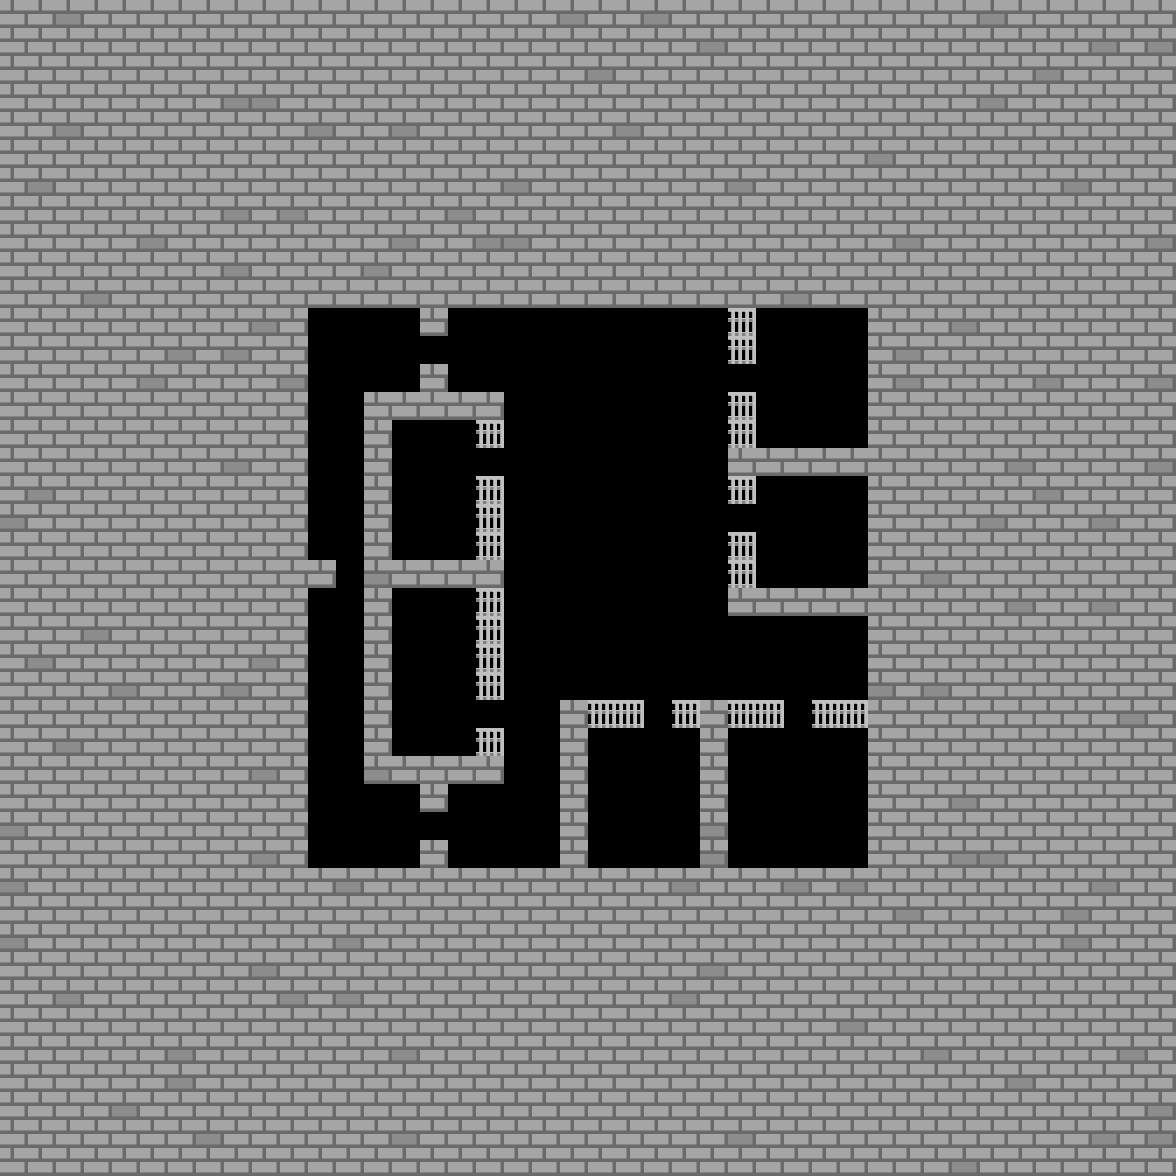

This is a level from a 2D game, rendered from its Tiled map with the project's own tilesets. A one-line summary and the map file follow, with tile-layer data summarised:
An orthogonal 42x42 tile map with 28x28 px tiles, 1 tile layer (Map) and 366 objects (322x Unexplored, 6x IronDoor, 3x IronDoor2, 2x CloseChest, UpStairs, ...).

<map version="1.10" tiledversion="1.11.2" orientation="orthogonal" renderorder="right-down" width="42" height="42" tilewidth="28" tileheight="28" infinite="0" nextlayerid="7" nextobjectid="1425">
 <editorsettings>
  <export target="Area2_6.json" format="json" />
 </editorsettings>
 <tileset firstgid="1" source="Resource.tsx" />
 <layer id="1" name="Map" width="42" height="42">
  <data>[1764 cells, 1764 non-empty, 4 distinct tile ids]</data>
 </layer>
 <objectgroup id="2" name="Object">
  <object id="1" name="UpStairs" gid="9" x="308" y="336" width="28" height="28" />
  <object id="2" name="DownStairs" gid="10" x="392" y="560" width="28" height="28" />
  <object id="3" name="IronDoor2" gid="25" x="420" y="364" width="28" height="28" />
  <object id="4" name="IronDoor2" gid="25" x="336" y="588" width="28" height="28" />
  <object id="5" name="IronDoor2" gid="25" x="420" y="840" width="28" height="28" />
  <object id="6" name="IronDoor" gid="19" x="476" y="476" width="28" height="28" />
  <object id="7" name="IronDoor" gid="19" x="728" y="392" width="28" height="28" />
  <object id="8" name="IronDoor" gid="19" x="728" y="532" width="28" height="28" />
  <object id="9" name="IronDoor" gid="19" x="476" y="728" width="28" height="28" />
  <object id="10" name="IronDoor" gid="19" x="644" y="728" width="28" height="28" />
  <object id="11" name="IronDoor" gid="19" x="784" y="728" width="28" height="28" />
  <object id="1423" name="CloseChest" gid="11" x="616" y="420" width="28" height="28" />
  <object id="1424" name="CloseChest" gid="11" x="616" y="616" width="28" height="28" />
 </objectgroup>
 <objectgroup id="6" name="Unexplored">
  <object id="1101" name="Unexplored" gid="8" x="448" y="336" width="28" height="28" />
  <object id="1102" name="Unexplored" gid="8" x="476" y="336" width="28" height="28" />
  <object id="1103" name="Unexplored" gid="8" x="504" y="336" width="28" height="28" />
  <object id="1104" name="Unexplored" gid="8" x="532" y="336" width="28" height="28" />
  <object id="1105" name="Unexplored" gid="8" x="560" y="336" width="28" height="28" />
  <object id="1106" name="Unexplored" gid="8" x="588" y="336" width="28" height="28" />
  <object id="1107" name="Unexplored" gid="8" x="616" y="336" width="28" height="28" />
  <object id="1108" name="Unexplored" gid="8" x="644" y="336" width="28" height="28" />
  <object id="1109" name="Unexplored" gid="8" x="672" y="336" width="28" height="28" />
  <object id="1110" name="Unexplored" gid="8" x="700" y="336" width="28" height="28" />
  <object id="1111" name="Unexplored" gid="8" x="728" y="336" width="28" height="28" />
  <object id="1112" name="Unexplored" gid="8" x="756" y="336" width="28" height="28" />
  <object id="1113" name="Unexplored" gid="8" x="784" y="336" width="28" height="28" />
  <object id="1114" name="Unexplored" gid="8" x="812" y="336" width="28" height="28" />
  <object id="1115" name="Unexplored" gid="8" x="840" y="336" width="28" height="28" />
  <object id="1116" name="Unexplored" gid="8" x="840" y="364" width="28" height="28" />
  <object id="1117" name="Unexplored" gid="8" x="784" y="364" width="28" height="28" />
  <object id="1118" name="Unexplored" gid="8" x="812" y="364" width="28" height="28" />
  <object id="1119" name="Unexplored" gid="8" x="756" y="364" width="28" height="28" />
  <object id="1120" name="Unexplored" gid="8" x="728" y="364" width="28" height="28" />
  <object id="1121" name="Unexplored" gid="8" x="700" y="364" width="28" height="28" />
  <object id="1122" name="Unexplored" gid="8" x="672" y="364" width="28" height="28" />
  <object id="1123" name="Unexplored" gid="8" x="644" y="364" width="28" height="28" />
  <object id="1124" name="Unexplored" gid="8" x="616" y="364" width="28" height="28" />
  <object id="1125" name="Unexplored" gid="8" x="588" y="364" width="28" height="28" />
  <object id="1126" name="Unexplored" gid="8" x="560" y="364" width="28" height="28" />
  <object id="1127" name="Unexplored" gid="8" x="532" y="364" width="28" height="28" />
  <object id="1128" name="Unexplored" gid="8" x="504" y="364" width="28" height="28" />
  <object id="1129" name="Unexplored" gid="8" x="476" y="364" width="28" height="28" />
  <object id="1130" name="Unexplored" gid="8" x="448" y="364" width="28" height="28" />
  <object id="1131" name="Unexplored" gid="8" x="448" y="392" width="28" height="28" />
  <object id="1132" name="Unexplored" gid="8" x="476" y="392" width="28" height="28" />
  <object id="1133" name="Unexplored" gid="8" x="504" y="392" width="28" height="28" />
  <object id="1134" name="Unexplored" gid="8" x="532" y="392" width="28" height="28" />
  <object id="1135" name="Unexplored" gid="8" x="560" y="392" width="28" height="28" />
  <object id="1136" name="Unexplored" gid="8" x="588" y="392" width="28" height="28" />
  <object id="1137" name="Unexplored" gid="8" x="616" y="392" width="28" height="28" />
  <object id="1138" name="Unexplored" gid="8" x="644" y="392" width="28" height="28" />
  <object id="1139" name="Unexplored" gid="8" x="672" y="392" width="28" height="28" />
  <object id="1140" name="Unexplored" gid="8" x="700" y="392" width="28" height="28" />
  <object id="1141" name="Unexplored" gid="8" x="728" y="392" width="28" height="28" />
  <object id="1142" name="Unexplored" gid="8" x="784" y="392" width="28" height="28" />
  <object id="1143" name="Unexplored" gid="8" x="756" y="392" width="28" height="28" />
  <object id="1144" name="Unexplored" gid="8" x="812" y="392" width="28" height="28" />
  <object id="1145" name="Unexplored" gid="8" x="840" y="392" width="28" height="28" />
  <object id="1146" name="Unexplored" gid="8" x="840" y="420" width="28" height="28" />
  <object id="1147" name="Unexplored" gid="8" x="840" y="448" width="28" height="28" />
  <object id="1148" name="Unexplored" gid="8" x="812" y="448" width="28" height="28" />
  <object id="1149" name="Unexplored" gid="8" x="812" y="420" width="28" height="28" />
  <object id="1150" name="Unexplored" gid="8" x="784" y="420" width="28" height="28" />
  <object id="1151" name="Unexplored" gid="8" x="784" y="448" width="28" height="28" />
  <object id="1152" name="Unexplored" gid="8" x="756" y="448" width="28" height="28" />
  <object id="1153" name="Unexplored" gid="8" x="756" y="420" width="28" height="28" />
  <object id="1154" name="Unexplored" gid="8" x="728" y="420" width="28" height="28" />
  <object id="1155" name="Unexplored" gid="8" x="728" y="448" width="28" height="28" />
  <object id="1156" name="Unexplored" gid="8" x="700" y="420" width="28" height="28" />
  <object id="1157" name="Unexplored" gid="8" x="672" y="420" width="28" height="28" />
  <object id="1158" name="Unexplored" gid="8" x="644" y="420" width="28" height="28" />
  <object id="1159" name="Unexplored" gid="8" x="616" y="420" width="28" height="28" />
  <object id="1160" name="Unexplored" gid="8" x="588" y="420" width="28" height="28" />
  <object id="1161" name="Unexplored" gid="8" x="560" y="420" width="28" height="28" />
  <object id="1162" name="Unexplored" gid="8" x="532" y="420" width="28" height="28" />
  <object id="1163" name="Unexplored" gid="8" x="504" y="420" width="28" height="28" />
  <object id="1164" name="Unexplored" gid="8" x="504" y="448" width="28" height="28" />
  <object id="1165" name="Unexplored" gid="8" x="532" y="448" width="28" height="28" />
  <object id="1166" name="Unexplored" gid="8" x="560" y="448" width="28" height="28" />
  </objectgroup>
 <objectgroup id="4" name="InvisibleWall">
  <!-- 30 objects omitted --></objectgroup>
 <objectgroup id="5" name="Respawnpoint">
  <!-- 1 objects omitted --></objectgroup>
</map>
<!-- 287 of 366 objects omitted -->
